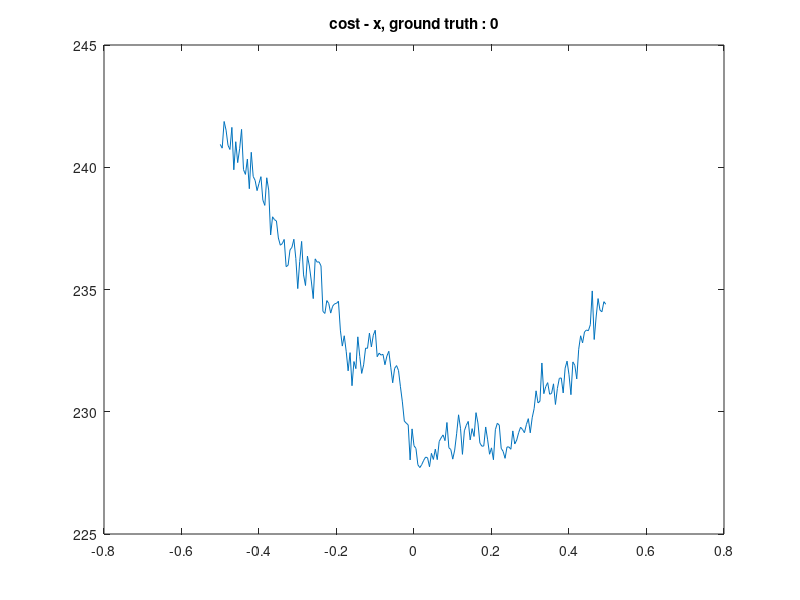
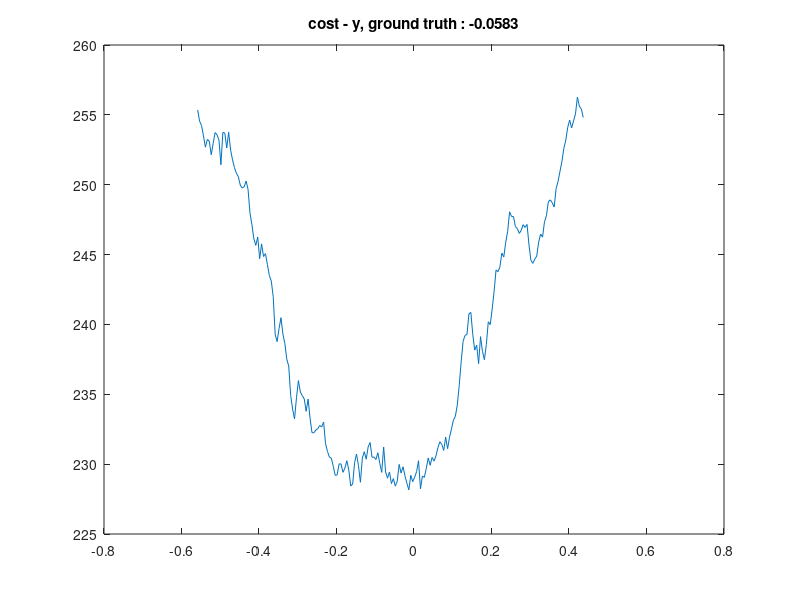
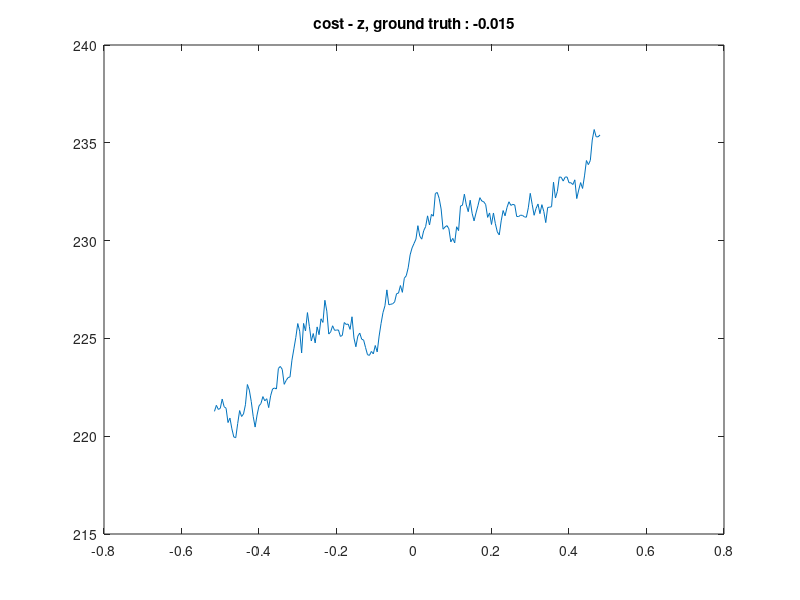
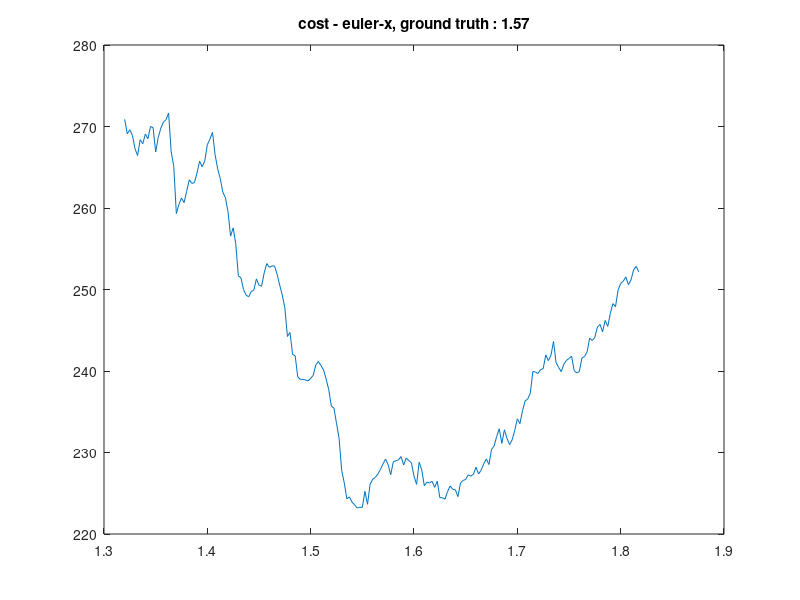

Reproduce these figures in MATLAB, in order.
clear
close all
%parameters [0]:
C0 = [240.934 240.781 241.872 241.518 240.898 240.726 241.631 239.897 241.044 240.19 240.756 241.549 239.903 239.708 240.337 239.122 240.612 239.625 239.461 239.044 239.339 239.615 238.655 238.44 239.57 239.067 237.231 237.974 237.855 237.802 237.107 236.812 236.874 237.048 235.935 235.99 236.619 236.726 237.055 236.274 235.037 236.144 236.967 235.596 235.163 236.365 235.96 235.346 234.628 236.253 236.119 236.129 235.966 234.105 234.02 234.547 234.429 234.035 234.315 234.414 234.433 234.521 233.337 232.686 233.108 232.474 231.674 232.418 231.065 232.054 231.764 233.064 232.265 231.568 231.918 232.603 232.594 233.216 232.653 233.131 233.334 232.251 232.397 232.317 232.348 231.923 232.276 232.473 231.824 231.185 231.773 231.888 231.686 231.023 230.403 229.62 229.535 229.463 228.029 229.299 228.61 228.502 227.832 227.716 227.838 228.014 228.146 228.118 227.75 228.299 228.049 228.47 228.042 228.786 228.934 229.053 228.819 229.561 228.527 228.456 228.062 228.432 229.099 229.875 229.326 228.258 229.222 229.451 229.605 228.849 229.309 228.99 229.963 229.541 228.725 228.593 228.597 229.378 228.852 228.262 228.523 228.038 229.268 229.528 229.456 228.507 228.377 228.095 228.56 228.559 228.466 229.217 228.682 228.84 229.143 229.368 229.276 229.144 229.474 229.718 229.139 229.755 230.13 230.856 230.362 230.43 231.995 230.74 231.03 231.191 230.717 230.748 231.142 230.298 230.954 231.366 231.384 230.77 231.784 232.071 231.513 230.698 232.04 231.896 231.343 232.555 233.107 232.817 233.266 233.344 233.314 233.56 234.942 232.955 233.877 234.629 234.153 234.09 234.502 234.397 ]
%parameters [1]:
C1 = [255.354 254.541 254.24 253.49 252.684 253.241 253.118 252.144 252.959 253.733 253.569 253.196 251.431 253.742 253.702 252.629 253.758 252.477 251.778 251.222 250.818 250.568 249.972 249.756 249.851 250.265 249.673 247.981 247.135 246.132 245.66 246.259 244.708 245.764 244.862 245.066 244.283 243.496 243.106 241.986 239.289 238.77 239.701 240.482 239.306 238.64 237.51 237.023 234.924 233.948 233.242 234.75 235.979 235.157 234.905 234.682 233.78 234.658 233.302 232.252 232.242 232.441 232.544 232.773 232.656 233.018 231.461 230.912 230.498 230.43 229.838 229.195 229.238 230.024 230.007 229.415 229.722 230.245 229.582 228.433 228.579 230.107 230.725 229.89 228.702 230.433 230.892 230.355 231.236 231.548 230.49 230.512 230.329 230.817 230.054 229.413 231.227 229.443 228.995 229.442 228.61 228.965 228.428 228.766 229.98 229.357 229.813 229.169 228.624 228.159 229.202 228.746 229.07 229.46 230.247 228.229 229.153 229.055 229.702 230.442 229.919 230.481 230.218 230.595 231.176 231.602 231.42 230.985 231.931 231.102 231.932 232.526 233.149 233.418 234.231 235.637 237.327 238.794 239.213 239.288 240.753 240.861 239.272 238.16 238.525 237.192 239.125 238.077 237.474 238.567 240.19 239.991 241.1 242.371 243.891 243.776 244.122 245.105 244.831 245.878 246.668 248.058 247.725 247.726 246.998 246.862 246.512 246.734 247.143 246.945 247.16 245.698 244.59 244.372 244.677 244.884 245.891 246.472 246.249 247.34 247.779 248.788 248.913 248.71 248.403 249.721 250.226 250.956 251.664 252.603 253.19 254.109 254.626 254.062 254.563 255.068 256.275 255.619 255.43 254.816 ]
%parameters [2]:
C2 = [221.27 221.579 221.37 221.421 221.899 221.507 221.431 220.698 220.926 220.377 219.959 219.925 220.648 221.311 221.009 221.137 221.608 222.642 222.358 221.776 221.014 220.467 221.084 221.55 221.67 222.025 221.809 221.916 221.462 222.066 222.415 222.464 222.414 223.464 223.567 223.416 222.652 222.849 222.998 223.03 223.886 224.466 225.048 225.76 225.37 224.256 225.767 225.379 226.32 225.611 224.87 225.249 224.769 225.588 225.19 226.003 225.817 226.949 226.395 225.221 225.338 225.646 225.415 225.425 225.432 225.102 225.151 225.812 225.713 225.734 225.462 226.106 225.025 224.573 225.116 225.271 224.96 224.914 224.529 224.167 224.133 224.334 224.208 224.637 224.308 225.12 225.765 226.323 226.666 227.481 226.718 226.745 226.771 226.867 227.286 227.317 227.702 227.355 228.077 228.203 228.61 229.272 229.627 229.85 230.075 230.763 230.224 230.075 230.507 230.713 231.266 230.798 231.342 231.249 232.405 232.463 232.154 231.614 230.581 230.693 230.768 230.605 229.933 230.114 229.884 230.708 230.51 231.768 231.807 232.374 231.823 231.479 232.064 231.394 231.009 231.414 231.783 232.195 232.023 231.987 231.841 231.187 231.414 230.825 231.412 230.864 230.444 230.289 231.01 231.537 231.267 231.694 231.986 231.8 231.853 231.822 231.234 231.229 231.301 231.288 231.212 231.196 231.678 232.416 231.851 231.295 231.647 231.871 231.378 231.837 231.486 230.921 231.695 231.708 231.734 232.986 232.178 232.52 233.254 233.238 233.043 233.245 233.254 232.957 232.959 232.865 233.107 232.149 232.584 232.966 232.666 233.307 234.094 233.884 234.097 235.143 235.679 235.31 235.304 235.402 ]
%parameters [3]:
C3 = [270.88 269.109 269.594 268.914 267.274 266.436 268.379 267.876 269.076 268.495 270.004 269.844 266.866 268.678 269.791 270.557 270.828 271.658 266.922 265.108 259.327 260.428 261.225 260.668 262.049 263.456 263.02 263.107 264.298 265.732 265.056 265.786 267.764 268.447 269.288 266.54 264.807 263.606 261.933 261.275 259.543 256.543 257.562 255.62 251.669 251.447 249.994 249.313 249.098 249.754 249.942 251.3 250.524 250.402 252.022 253.185 252.726 252.899 252.893 251.883 250.558 249.326 247.752 244.239 244.718 242.04 241.866 239.278 238.981 238.967 238.909 238.786 239.089 239.476 240.764 241.157 240.665 240.119 239.009 237.706 235.699 235.457 233.591 231.724 227.818 226.281 224.326 224.552 223.91 223.586 223.193 223.285 223.271 225.238 223.646 226.084 226.719 226.944 227.349 227.902 228.61 229.189 228.48 227.28 228.887 228.986 229.1 229.506 228.479 229.321 229.004 228.739 227.097 226.095 228.805 227.862 225.923 226.362 226.266 226.465 225.729 226.474 224.453 224.455 224.263 225.229 225.899 225.474 225.425 224.587 226.25 226.57 226.696 227.259 227.094 227.345 228.194 227.365 227.84 228.619 229.207 228.521 230.373 230.798 231.959 232.906 231.121 232.785 231.727 230.961 231.563 232.718 234.137 233.545 235.121 236.323 236.559 237.236 239.939 239.871 239.689 240.176 240.277 241.973 241.27 241.895 243.629 241.024 240.427 239.923 240.832 241.303 241.528 241.822 240.041 239.771 239.919 241.599 241.765 242.351 244.034 243.745 244.121 245.396 245.714 244.814 246.204 245.464 247.074 248.265 247.893 249.939 250.748 251.022 251.541 250.592 251.174 252.409 252.834 252.171 ]
%parameters [4]:
C4 = [295.091 293.405 292.576 292.198 290.965 290.415 289.837 289.793 288.917 287.946 287.997 287.364 286.812 286.327 286.917 285.32 284.738 283.46 282.003 280.905 281.189 280.785 280.852 279.967 280.314 278.337 277.005 276.794 277.826 275.213 275.045 272.881 271.779 271.495 270.959 271.078 268.267 267.46 267.64 267.159 265.817 265.258 265.054 265.577 263.358 262.602 263.916 262.894 261.308 261.03 259.559 256.767 255.258 254.653 253.404 252.017 251.396 249.834 248.458 245.869 244.556 243.668 242.098 243.171 243.005 242.933 241.804 243.532 242.819 241.995 241.942 242.42 241.789 241.566 242.164 240.986 240.42 240.437 240.976 241.365 239.854 238.948 238.337 238.101 237.27 237.115 237.832 236.795 235.788 235.729 235.903 234.675 234.767 233.747 234.231 233.959 232.92 232.685 230.496 230.709 228.61 228.202 227.356 227.403 228.075 228.056 229.056 227.512 227.876 228.326 228.349 229.213 227.931 228.92 228.614 228.742 228.669 229.025 228.79 228.217 227.485 227.374 228.418 228.68 229.318 229.472 229.971 229.954 228.946 230.765 231.324 232.057 231.092 231.736 232.054 232.78 233.759 235.211 236.32 236.723 237.943 238.646 240.596 240.905 241.48 243.279 243.748 242.921 243.633 245.867 244.255 244.145 245.873 245.02 245.919 245.986 248.407 249.285 249.337 251.244 251.174 250.44 250.651 251.225 251.648 251.346 252.015 251.608 252.13 253.283 253.375 254.29 254.452 255.547 256.58 256.733 257.745 259.654 261.576 262.5 262.771 264.516 263.666 263.037 265.024 265.774 263.824 264.697 266.514 265.007 264.381 266.246 266.384 265.025 265.442 264.596 261.851 260.976 262.647 262.919 ]
%parameters [5]:
C5 = [278.859 280.801 279.539 278.882 278.16 278.853 278.138 277.367 275.858 275.988 273.497 271.563 270.217 268.973 268.565 268.269 266.609 264.234 263.377 263.5 262.767 261.648 258.471 257.745 259.881 258.912 260.799 261.58 260.34 258.981 257.908 257.6 258.075 258.56 258.04 257.506 257.541 254.588 253.793 253.738 253.41 252.054 251.486 251.896 252.007 250.313 250.749 250.536 249.104 248.371 247.334 245.761 244.893 244.144 243.879 244.266 243.959 243.378 243.21 243.119 242.676 242.825 243.569 243.129 241.043 240.978 240.576 241.444 241.98 241.664 241.5 242.837 241.501 240.714 240.728 240.066 239.787 238.101 235.706 234.366 233.266 232.507 232.092 230.804 230.3 230.058 230.32 229.841 230.02 227.724 227.618 226.527 225.632 224.56 226.412 226.145 227.12 227.217 227.37 228.007 228.61 229.592 229.262 228.602 229.2 227.876 227.788 227.575 227.277 226.868 226.511 226.082 226.687 226.914 226.752 226.912 226.29 227.477 226.576 226.077 227.702 228.384 228.021 227.295 226.77 227.445 229.589 229.577 228.985 227.76 228.574 228.519 228.057 226.682 227.555 226.995 227.257 226.101 226.899 227.194 228.681 228.303 229.538 230.965 231.982 231.388 232.477 233.871 234.496 235.634 234.745 234.079 233.046 233.332 234.829 235.264 236.233 237.854 236.988 237.695 237.521 236.485 237.029 235.885 237.422 236.911 236.847 238.065 238.13 237.015 237.019 236.769 238.669 239.597 239.686 242.79 243.464 245.571 247.112 247.824 248.111 248.024 249.441 249.596 248.862 247.723 245.917 248.373 248.29 250.841 251.774 251.472 252.116 251.292 250.103 250.618 251.963 251.659 250.776 251.605 ]

param_raw = [0.0, -0.0583, -0.015, 1.57, -1.35, 0.0];
range = [1.0, 1.0, 1.0, 0.5, 0.5, 0.5];

t = {'x', 'y', 'z', 'euler-x', 'euler-y', 'euler-z'};

i = 1;
figure; x = (param_raw(i) - range(i)/2):range(i)/200:(param_raw(i) + range(i)/2 - 1e-10); plot(x, C0); title(['cost - ' t{i} ', ground truth : ' num2str(param_raw(i))]); i = i + 1;
figure; x = (param_raw(i) - range(i)/2):range(i)/200:(param_raw(i) + range(i)/2 - 1e-10); plot(x, C1); title(['cost - ' t{i} ', ground truth : ' num2str(param_raw(i))]); i = i + 1;
figure; x = (param_raw(i) - range(i)/2):range(i)/200:(param_raw(i) + range(i)/2 - 1e-10); plot(x, C2); title(['cost - ' t{i} ', ground truth : ' num2str(param_raw(i))]); i = i + 1;
figure; x = (param_raw(i) - range(i)/2):range(i)/200:(param_raw(i) + range(i)/2 - 1e-10); plot(x, C3); title(['cost - ' t{i} ', ground truth : ' num2str(param_raw(i))]); i = i + 1;
figure; x = (param_raw(i) - range(i)/2):range(i)/200:(param_raw(i) + range(i)/2 - 1e-10); plot(x, C4); title(['cost - ' t{i} ', ground truth : ' num2str(param_raw(i))]); i = i + 1;
figure; x = (param_raw(i) - range(i)/2):range(i)/200:(param_raw(i) + range(i)/2 - 1e-10); plot(x, C5); title(['cost - ' t{i} ', ground truth : ' num2str(param_raw(i))]); i = i + 1;

param_raw = [-0.47637765, -0.07337429, -0.33399681, -2.8704988456, -1.56405382877, -1.84993623057];
range = [1.0, 1.0, 1.0, 0.5, 0.5, 0.5];

C45 = [
76.4648 76.3053 76.3901 76.3656 76.2806 76.0731 76.1008 76.3023 76.4932 76.2049 75.861 75.4757 75.8395 75.783 75.5867 75.5438 75.3977 75.4535 75.375 75.3782 75.2656 75.0967 75.1021 75.1272 74.8821 74.8987 75.022 75.1128 74.9221 74.9163 74.978 74.9496 74.7016 74.7348 74.685 74.6726 74.447 74.3682 74.0358 74.0037 74.0508 73.9516 73.8219 73.7562 73.8329 73.6905 73.7085 73.5268 73.6214 73.6978 73.7125 73.5222 73.4626 73.4772 73.5859 73.5031 73.3584 73.2244 73.0899 72.9973 72.7256 72.5238 72.4723 72.4316 72.7255 72.8821 72.891 73.1385 73.0711 72.8973 72.9357 72.7567 72.6808 72.5151 72.6523 72.7958 72.6024 72.5134 72.5405 72.5944 72.5224 72.6035 72.674 72.5179 72.4237 72.5108 72.5086 72.3983 72.3682 72.3386 72.4095 72.0938 72.0273 72.0686 72.028 71.736 71.6197 71.6523 71.5328 71.4664 ;
75.7338 75.5086 75.7363 75.5797 75.5828 75.479 75.3162 75.0924 75.0172 75.1178 75.1021 75.0359 75.1553 75.1771 75.0841 74.9239 74.8844 74.7258 74.7082 74.5615 74.3338 74.4612 74.3636 74.1316 73.8924 73.8359 73.7338 73.729 73.9034 73.8016 73.825 73.8444 73.9255 73.8797 73.8076 73.7057 73.5421 73.4438 73.2653 73.3237 73.2852 73.1863 73.262 73.261 73.1745 73.0853 73.025 72.9952 73.0124 72.9202 72.9218 72.7859 72.7223 72.8328 72.5353 72.7522 72.7067 72.577 72.4327 72.3286 71.9275 71.6843 71.6829 71.9269 72.0238 72.0212 72.2118 72.1759 72.1111 72.1417 71.9035 71.8084 71.852 71.7346 71.703 71.7779 71.7112 71.6407 71.7896 71.8284 71.7854 71.7285 71.5873 71.7673 71.9812 72.1059 72.2075 72.0142 71.9313 71.8326 71.6184 71.5705 71.4466 71.3316 71.1872 71.17 71.0344 70.9841 71.0178 71.0059 ;
75.2317 75.0042 75.0323 74.8975 74.781 74.7167 74.5284 74.6096 74.4886 74.5817 74.5409 74.5089 74.2101 74.3478 74.1542 74.1976 73.9697 73.9408 73.8394 73.9514 73.8881 73.6662 73.6184 73.237 73.1958 73.2143 73.1488 72.9091 72.9915 73.1782 73.106 73.2865 73.1918 73.1316 73.1222 72.8746 72.7077 72.6963 72.6563 72.5826 72.6349 72.4792 72.5625 72.613 72.3685 72.4929 72.5116 72.4095 72.336 72.3916 72.3317 72.1901 71.8394 71.6585 71.6941 71.7659 71.7511 71.7777 71.774 71.6218 71.6695 71.7571 71.5949 71.4079 71.3797 71.4052 71.3318 71.2677 71.0853 71.0277 70.8622 70.7462 70.7647 70.7163 70.7308 70.7071 70.7003 70.7196 70.8286 70.8983 70.7451 70.5854 70.8687 70.6519 70.5758 70.6778 70.7377 70.734 70.9339 70.8429 70.8552 70.7208 70.6125 70.6674 70.7092 70.7371 70.5304 70.6784 70.5415 70.5145 ;
74.7087 74.469 74.5283 73.9709 73.9256 73.9195 73.979 73.7916 73.894 73.7362 73.6244 73.68 73.5885 73.3701 73.1015 73.0677 72.8955 73.1439 73.1788 72.9538 72.9046 72.8842 72.707 72.6108 72.4 72.334 72.6462 72.8175 72.8735 72.6747 72.7194 72.7351 72.3512 72.2192 72.2432 72.0851 71.8689 72.0075 71.9501 71.8106 71.9323 71.9953 71.8333 71.8448 71.8991 71.9133 71.7843 71.821 71.8334 71.611 71.3861 71.6729 71.5966 71.4853 71.2357 71.0709 71.1038 71.0158 70.9974 71.1051 70.9761 71.1682 71.1073 71.027 70.9156 70.8084 70.7824 70.6281 70.315 70.4594 70.2567 70.0998 70.0562 70.0652 69.8994 69.9003 69.8317 69.8936 70.0524 69.9825 69.8882 70.1586 70.0198 69.7944 69.5531 69.6854 69.7838 69.7479 69.7009 69.714 69.9173 69.7886 69.8605 70.0162 69.6935 69.932 69.9824 69.8175 69.9284 70.0414 ;
74.1016 73.8675 73.5282 73.6436 73.5599 73.0756 73.078 72.9909 73.135 72.9738 72.7632 72.6217 72.2859 72.3096 72.289 72.2466 72.31 72.207 72.5438 72.5353 72.3764 72.1828 72.1688 72.0768 72.2375 72.0785 72.0639 72.1627 72.2699 72.1525 71.8676 71.5508 71.444 71.2651 71.3859 71.2301 71.2949 71.1402 71.0356 71.0578 71.0467 70.815 70.9803 71.0785 71.1605 71.2834 71.258 71.067 70.9674 70.997 70.8929 70.6429 70.5823 70.8995 71.0129 70.8295 70.5182 70.4331 70.4546 70.5406 70.8223 70.7294 70.6687 70.3075 70.0138 69.6846 69.5705 69.3972 69.4202 69.6388 69.7232 69.6859 69.5494 69.3589 69.3646 69.3129 69.3113 69.2908 69.2142 69.3324 69.3507 69.2436 69.2477 69.2179 69.0968 69.0579 68.8991 68.9073 68.9246 69.0822 69.1209 69.2147 69.4093 69.4833 69.4345 69.4686 69.2176 69.4536 69.3272 69.077 ;
73.3742 73.2531 73.0324 72.9397 72.8074 72.847 72.6553 72.3866 72.0687 72.0998 71.7453 71.8119 71.7886 71.6947 71.6974 71.6777 71.6303 71.5106 71.6009 71.4481 71.3186 71.3433 71.4298 71.494 71.5241 71.6568 71.5998 71.6457 71.2159 70.9063 70.6957 70.596 70.7486 70.6082 70.5244 70.5787 70.6119 70.5381 70.4753 70.5765 70.4022 70.3648 70.3683 70.3823 70.2817 70.254 70.0629 70.0219 70.013 70.1309 70.0441 69.9686 69.8721 69.7231 69.7143 69.6396 69.6454 69.6557 69.4399 69.5298 69.6041 69.5456 69.4791 69.5147 69.4228 69.2369 69.1798 68.9364 68.7483 68.7273 68.7471 68.7264 69.0825 69.0825 69.1064 69.0279 68.9334 68.738 68.8333 68.853 68.8348 68.7552 68.5726 68.4408 68.3977 68.3833 68.2567 68.2398 68.0792 67.8766 68.2256 68.4276 68.3032 68.4493 68.5664 68.7301 68.6461 68.4516 68.3885 68.3209 ;
72.2572 72.276 72.2486 72.208 71.9619 71.8176 71.52 71.3604 71.1734 70.9919 71.0684 71.1629 71.1203 71.0988 71.1613 71.1614 71.1391 70.9831 70.9064 70.8339 70.8795 70.9196 70.7904 70.8201 70.7353 70.7425 70.5361 70.4087 70.2012 70.1367 70.0136 69.8907 69.8628 70.0262 70.0805 70.1474 70.1034 69.8242 69.8438 69.6797 69.6855 69.7548 69.7753 69.5378 69.5737 69.5899 69.526 69.5033 69.362 69.0743 69.0301 68.9448 69.0296 68.6764 68.4641 68.5113 68.507 68.5554 68.392 68.3411 68.3058 68.2093 68.1152 68.2332 68.3433 68.3658 68.3584 68.2673 68.2296 68.1061 68.2247 68.2314 68.2958 68.3093 68.2761 68.4199 68.2501 68.0492 68.0613 67.9352 67.821 67.8173 67.7457 67.7142 67.6395 67.7506 67.8407 67.8554 67.7418 67.6979 67.5485 67.7189 67.7976 67.8037 68.0363 67.9548 67.7521 67.9139 67.9129 67.596 ;
71.4779 71.4608 71.2995 71.2032 71.1968 71.0992 71.0329 70.8811 70.7895 70.7607 70.6218 70.6798 70.5441 70.5509 70.4415 70.5846 70.4245 70.2383 70.0424 70.0858 70.1663 69.9187 69.8493 69.7799 69.7022 69.6595 69.5003 69.4717 69.372 69.354 69.3654 69.3952 69.3881 69.3346 69.3646 69.1886 69.1285 69.0953 69.0798 69.0043 69.0733 69.0117 68.8519 68.8632 68.8159 68.6026 68.5231 68.3739 68.2824 68.1471 68.1289 68.0669 67.7326 67.8247 67.7918 67.8764 67.7125 67.6666 67.4956 67.3574 67.1907 67.2123 67.2932 67.1431 67.2374 67.4257 67.5787 67.6365 67.5175 67.3985 67.2958 67.1579 67.25 67.4415 67.2192 67.2249 67.197 67.1203 66.8514 66.8463 66.8573 66.764 66.9172 66.8555 66.7459 67.0257 67.112 67.2001 67.2759 67.1161 67.1308 67.1347 67.0566 67.1639 67.0798 67.1336 67.2773 67.2326 67.1638 67.3455 ;
70.445 70.3318 70.5172 70.2288 70.1688 70.2311 70.1306 70.3337 70.4001 70.3955 70.2054 70.1356 70.2237 70.022 69.7193 69.681 69.5862 69.4945 69.2998 69.3161 69.1093 69.1188 69.062 68.861 68.7941 68.9477 68.7187 68.6548 68.5585 68.5178 68.5799 68.71 68.7419 68.5787 68.3877 68.3857 68.3517 68.2157 68.1442 68.1791 68.133 67.9739 67.9668 67.8593 67.6208 67.5267 67.4217 67.2703 67.1994 67.1999 67.127 67.1118 66.9881 66.9429 66.8276 66.9985 66.8889 66.6006 66.5074 66.5115 66.521 66.5208 66.4809 66.4852 66.4519 66.4747 66.4031 66.435 66.5117 66.5457 66.5232 66.3683 66.3852 66.2733 66.1292 66.3586 66.2251 66.1762 66.1699 66.0599 66.0245 65.9833 65.9184 66.1796 66.0801 66.2711 66.3806 66.452 66.3455 66.4292 66.4035 66.4944 66.4892 66.3983 66.4153 66.4816 66.4067 66.5657 66.6782 66.8019 ;
70.0804 69.8612 69.7893 69.6886 69.5329 69.5959 69.4598 69.4309 69.406 69.2267 69.5926 69.6042 69.4017 69.2694 68.9938 68.8606 68.6554 68.7113 68.7725 68.6558 68.4396 68.2768 68.3518 68.3964 68.3837 68.2957 68.1511 68.1324 67.9831 67.9074 68.0203 67.7405 67.4938 67.6736 67.5646 67.4744 67.4125 67.2226 67.2237 67.1645 67.1436 67.2063 67.0502 66.9491 66.903 66.6358 66.5453 66.5662 66.2368 66.2025 66.282 66.3396 66.2144 66.2094 66.0757 65.936 65.7967 65.8058 65.7684 65.9994 65.9236 65.7657 65.6129 65.6737 65.7137 65.7507 65.5945 65.7718 65.8025 65.8228 65.8367 65.6351 65.4914 65.3469 65.4134 65.479 65.6177 65.4621 65.5214 65.5751 65.6435 65.5666 65.4594 65.4464 65.4689 65.5239 65.6324 65.7065 65.778 65.7347 65.5134 65.4563 65.6236 65.4411 65.4345 65.3906 65.6222 65.7788 65.9716 66.1133 ;
69.4555 69.32 69.1485 68.9386 68.9833 69.1361 68.8563 68.7097 68.5898 68.6103 68.6166 68.6884 68.7022 68.4514 68.2804 68.1492 67.9855 68.0709 68.0015 68.078 67.9311 67.7202 67.4883 67.4616 67.3636 67.2356 67.2594 67.2672 67.1564 67.099 66.9084 66.9015 66.8417 66.8538 66.8813 66.6331 66.5959 66.3602 66.4235 66.3833 66.3396 66.1796 65.9752 66.0136 66.0457 65.9245 65.8936 65.9786 66.0836 65.9387 65.8051 65.6739 65.8786 65.6766 65.7538 65.8425 65.7488 65.5972 65.6527 65.4963 65.5361 65.4755 65.5273 65.334 65.0791 64.996 65.0405 64.9996 65.0367 64.9287 64.9899 64.9629 64.9961 65.0003 65.0356 64.7024 64.7588 64.6036 64.7853 64.8412 65.0009 64.9243 64.8796 64.898 65.0716 64.8615 64.8684 64.8682 64.8877 64.9073 64.9002 64.957 64.9097 64.9401 65.0992 65.1844 65.2846 65.3491 65.4653 65.4114 ;
68.9662 68.674 68.346 68.3501 68.3248 68.2533 68.2833 68.4122 68.1745 68.0783 67.8259 67.5722 67.3371 67.4102 67.3364 67.313 67.3116 67.2151 67.2546 67.1617 67.2255 67.1548 67.0827 66.7044 66.5039 66.5669 66.6616 66.4605 66.3684 66.3584 66.3101 66.1568 65.9774 65.8548 65.7371 65.7596 65.7851 65.6275 65.4651 65.5625 65.5708 65.4345 65.2876 65.3696 65.2819 65.4565 65.5153 65.464 65.359 65.4241 65.3132 65.3883 65.3913 65.4494 65.5191 65.543 65.4096 65.3773 65.1566 65.1434 65.1139 64.8425 64.8137 64.8189 64.7008 64.4118 64.2164 64.1193 64.1387 64.0592 64.1763 64.4084 64.3303 64.1045 64.0786 64.1307 64.015 64.1622 64.1531 64.4446 64.4552 64.5558 64.6905 64.648 64.4425 64.4514 64.4258 64.3094 64.4651 64.4367 64.4335 64.5816 64.6744 64.6773 64.6915 64.7493 64.8039 64.8024 64.868 64.7587 ;
67.9555 67.7963 67.8099 67.6801 67.6917 67.6599 67.6253 67.4941 67.3643 67.1894 66.9874 66.698 66.6447 66.8034 66.7394 66.7148 66.6638 66.7169 66.4096 66.2376 66.1172 66.0353 65.9886 66.0404 65.8911 65.7302 65.7427 65.9372 65.8084 65.6449 65.368 65.3371 65.2755 65.1995 65.1822 65.0375 65.0534 65.0303 64.9816 64.9813 64.9369 64.8803 64.8412 64.956 64.8175 64.7759 64.7313 64.6871 64.7163 64.6749 64.6852 64.6426 64.7134 64.6633 64.8144 64.6381 64.8504 64.7381 64.5233 64.5167 64.1769 64.1651 63.7815 63.6838 63.6114 63.4783 63.3449 63.3746 63.2772 63.2174 63.2202 63.194 63.256 63.4185 63.3847 63.4854 63.5906 63.5732 63.6368 63.9087 63.9112 63.9237 63.9143 63.8972 63.9125 63.8193 63.7786 63.8225 63.8105 63.8026 63.9095 63.9637 64.0376 64.0493 64.2617 64.1923 64.174 64.0788 64.0435 64.0157 ;
67.2184 67.25 67.1144 67.2881 67.2399 67.065 66.8225 66.6721 66.6045 66.3267 66.242 66.2014 66.0476 66.1025 66.0004 65.924 65.8727 65.836 65.6796 65.551 65.3916 65.2623 65.1327 65.0513 65.0882 64.9636 64.9327 64.6842 64.6978 64.7044 64.6268 64.5449 64.6266 64.5634 64.4979 64.2617 64.2168 64.1162 64.1525 64.1412 64.0425 64.1057 63.9636 64.0523 64.0392 63.8734 63.8748 63.7448 63.9146 63.9592 63.9331 63.9236 63.7613 63.7806 63.7604 63.7252 63.6106 63.7189 63.5952 63.6236 63.4065 63.1437 63.216 63.088 62.9228 62.9259 62.931 62.8112 62.7995 62.8161 62.7468 62.5046 62.5768 62.5885 62.7681 62.8442 62.7151 62.808 62.7747 62.8481 62.8496 62.7776 63.0002 63.0345 63.039 63.0372 63.0215 63.1413 63.0119 63.0991 63.2303 63.0956 62.9858 63.0622 63.1166 63.279 63.2527 63.3253 63.2973 63.4047 ;
66.7872 66.7909 66.8889 66.6879 66.5491 66.253 66.099 65.7822 65.7815 65.7785 65.6883 65.7183 65.6679 65.444 65.1585 65.002 64.7961 64.7482 64.8549 64.8036 64.7142 64.5392 64.543 64.4569 64.3946 64.2969 64.1086 63.8843 63.8015 63.7883 63.8313 63.9018 63.9143 63.8989 63.6894 63.5806 63.4933 63.5357 63.4796 63.3398 63.2671 63.0849 63.0202 62.9377 62.8144 62.9903 63.0621 63.135 63.1394 63.1362 63.0789 62.9564 62.895 62.6374 62.6853 62.6906 62.625 62.6234 62.6597 62.5607 62.6087 62.5026 62.5199 62.4975 62.5503 62.5277 62.6735 62.7041 62.4832 62.2414 62.2277 62.1522 62.0695 61.9648 62.1265 62.187 62.1513 62.1018 62.1515 61.9816 61.8654 61.9469 61.8831 62.0209 62.0742 61.9858 62.171 62.207 62.1598 62.2425 62.1937 62.3058 62.2227 62.2395 62.3012 62.3534 62.5646 62.7334 62.7516 62.7949 ;
66.2258 66.2328 66.0098 65.8004 65.7809 65.467 65.3182 65.0733 64.9571 64.9023 64.8704 64.6576 64.6055 64.5265 64.4922 64.278 64.0832 64.1368 64.0474 63.9818 63.965 63.9564 63.818 63.7337 63.4162 63.3822 63.2319 63.3008 63.3271 63.2111 62.9753 63.0309 63.0462 62.9158 62.9196 62.9401 62.8423 62.7146 62.6645 62.5139 62.665 62.3103 62.2893 62.3191 62.3373 62.2119 62.2987 62.274 62.3743 62.0981 62.0007 61.8695 61.9484 61.8983 61.8559 61.7984 61.9075 61.7375 61.893 61.9397 61.8715 61.7199 61.8005 61.8539 61.9412 61.918 61.9705 61.7353 61.6329 61.7341 61.5893 61.569 61.4446 61.53 61.3507 61.3187 61.2951 61.289 61.2432 61.2957 61.2289 61.142 61.0009 60.9838 61.0907 61.4026 61.5139 61.5384 61.7076 61.778 61.6435 61.7356 61.695 61.7096 61.7431 61.7716 61.899 61.9849 62.109 62.1315 ;
65.2671 65.0694 65.0732 64.87 64.6413 64.5075 64.553 64.4332 64.3797 64.1258 64.1 64.101 63.9958 63.889 63.8829 63.7584 63.5081 63.4071 63.2761 63.3841 63.3858 63.2385 62.9939 62.9328 62.7842 62.7363 62.6045 62.486 62.5102 62.3132 62.18 62.1378 62.021 62.0645 62.0279 61.8376 61.8356 61.9744 61.9052 61.8494 61.6543 61.7877 61.8168 61.7621 61.7794 61.8678 61.7165 61.6893 61.386 61.3486 61.3595 61.3437 61.2892 61.4942 61.164 61.1324 60.9947 61.1283 61.1243 61.1329 61.2994 61.4079 61.3648 61.3028 61.144 61.1331 60.952 60.9226 60.8086 60.8017 60.7608 60.6772 60.5973 60.4627 60.448 60.5436 60.6009 60.5872 60.6699 60.6869 60.6279 60.5102 60.365 60.517 60.6398 60.4785 60.781 60.8495 60.8152 61.0286 61.2825 61.5047 61.4017 61.6779 61.6381 61.6814 61.6604 61.8534 61.8033 61.6381 ;
64.5319 64.3932 64.2859 64.0916 63.9355 63.8233 63.8148 63.8534 63.9208 63.9232 63.6849 63.6555 63.4203 63.2122 62.978 62.8339 62.7792 62.7129 62.6322 62.4595 62.3945 62.3172 62.378 62.3796 62.2829 62.0966 61.9109 61.9602 61.7884 61.7643 61.7397 61.5114 61.3583 61.3033 61.39 61.3566 61.3496 61.1561 61.1649 61.3441 61.3411 61.3639 61.3186 61.1516 61.059 60.9692 60.7808 60.7479 60.7386 60.6402 60.7373 60.6226 60.5252 60.4693 60.453 60.3444 60.1659 60.1373 60.1692 60.2945 60.2907 60.4523 60.258 60.3484 60.3224 60.2137 60.2639 60.1268 60.0053 60.038 59.9072 59.9574 59.9036 60.0091 60.0351 59.8615 59.9118 59.9109 59.855 60.0148 60.1648 60.1768 60.1538 60.0874 60.1893 60.2733 60.2734 60.3486 60.4471 60.4449 60.6273 60.727 60.758 60.9114 61.0356 61.1678 61.224 61.2238 61.1798 61.147 ;
63.7364 63.7265 63.5236 63.5799 63.3179 63.3964 63.1649 63.0928 63.073 62.9055 62.8925 62.7008 62.5896 62.4377 62.3429 62.149 62.0214 61.8445 61.7723 61.6734 61.6646 61.53 61.5177 61.3774 61.2835 61.3219 61.196 61.1249 61.0257 60.9355 60.8849 60.895 60.9061 60.7437 60.6343 60.538 60.5241 60.4892 60.5868 60.6059 60.6187 60.6423 60.5157 60.5706 60.2579 60.1527 60.1215 59.9296 59.8847 59.8986 59.862 59.7233 59.6112 59.5552 59.5653 59.6892 59.6431 59.5365 59.504 59.3984 59.4134 59.4868 59.6341 59.5986 59.6072 59.3877 59.3346 59.447 59.5543 59.572 59.4819 59.5193 59.4754 59.3867 59.4937 59.3906 59.473 59.4733 59.4967 59.6244 59.5951 59.6592 59.7126 59.8406 59.8026 59.7777 59.7047 59.8614 59.8282 59.9029 59.9468 60.0039 60.0755 60.2462 60.3446 60.4925 60.5315 60.4645 60.5391 60.5731 ;
63.3021 63.1885 63.0056 62.9742 62.9271 62.8043 62.6779 62.4717 62.3398 62.256 62.097 62.0047 61.7509 61.7067 61.6529 61.6096 61.6603 61.4524 61.3361 61.1022 60.8498 60.7317 60.7045 60.6657 60.6029 60.592 60.5515 60.3484 60.1948 60.2018 60.0608 60.1236 60.0439 60.0025 59.8426 59.8301 59.9328 59.8549 59.7884 59.8302 59.7679 59.6839 59.7205 59.6102 59.527 59.357 59.3615 59.2601 59.1009 59.067 58.9452 58.948 58.9875 58.8575 58.8962 58.8916 58.95 59.0397 58.8487 58.9427 58.9597 58.9228 58.8041 58.8348 58.7773 58.8908 58.8938 58.859 58.938 58.9591 58.9048 58.9395 58.9276 58.9031 58.9422 58.996 59.0458 59.0741 59.1295 59.1037 59.1458 59.2172 59.1906 59.2049 59.1734 59.2491 59.2787 59.2708 59.3104 59.3285 59.3445 59.5135 59.6811 59.5889 59.6214 59.805 59.8725 59.8722 59.9612 60.1136 ;
62.8491 62.7262 62.5213 62.3072 62.244 62.1713 62.1317 61.8523 61.611 61.4283 61.3725 61.2875 61.2291 61.1172 61.057 60.9976 61.0179 60.9486 60.7582 60.5352 60.3229 60.0968 59.9839 60.0268 60.0396 59.9111 59.8006 59.7134 59.769 59.6829 59.445 59.2635 59.1682 59.0839 59.1595 59.1402 59.0479 58.9793 59.0269 58.9484 58.9226 58.7585 58.6038 58.5537 58.5482 58.4113 58.4186 58.3668 58.2965 58.1716 58.2041 58.1544 58.2231 58.3542 58.4596 58.3802 58.3373 58.3455 58.3896 58.3196 58.3787 58.3768 58.2823 58.3119 58.437 58.395 58.5081 58.5205 58.7071 58.4245 58.4863 58.4928 58.5 58.3981 58.506 58.5633 58.7053 58.5538 58.729 58.7315 58.7969 58.7986 58.7752 58.8596 58.8557 58.9379 58.9418 58.9877 58.931 59.03 59.0607 59.0445 59.1945 59.2213 59.1347 59.1849 59.243 59.3365 59.536 59.6219 ;
62.2732 62.2514 62.093 61.9111 61.78 61.5509 61.4766 61.3332 61.1923 61.0207 60.7631 60.676 60.6491 60.6773 60.5905 60.5327 60.337 60.1963 59.9486 59.8963 59.8503 59.7773 59.5362 59.4412 59.3166 59.2112 59.2748 59.1568 59.0716 58.9016 58.8158 58.7345 58.7671 58.7134 58.6682 58.533 58.5247 58.3881 58.352 58.1644 58.1365 57.9089 57.8538 57.8618 57.7997 57.8653 57.8635 57.8214 57.7437 57.7841 57.7195 57.6506 57.5973 57.7668 57.7599 57.7299 57.7572 57.6286 57.5891 57.5442 57.5258 57.6023 57.7922 57.8059 57.7747 57.8437 57.8543 57.803 57.7813 57.9621 58.0641 58.1144 58.2043 58.0655 58.176 58.203 58.2791 58.2631 58.2605 58.2334 58.2502 58.3827 58.5534 58.5787 58.6259 58.6472 58.5898 58.5502 58.6423 58.7104 58.7568 58.6675 58.7421 58.8079 58.828 58.8836 58.9128 59.0334 59.0992 59.182 ;
62.0856 61.8862 61.7086 61.4846 61.3841 61.1186 60.8949 60.8078 60.7006 60.6238 60.5014 60.2789 60.1387 59.9513 59.9638 59.7854 59.6995 59.3892 59.3593 59.2601 59.3339 59.318 59.2511 59.0799 58.9499 58.786 58.6066 58.5396 58.5723 58.4846 58.5078 58.5191 58.3244 58.2958 58.1305 58.1035 58.0534 57.9987 57.7596 57.573 57.4688 57.3575 57.2008 57.169 57.1448 57.2273 57.257 57.1826 57.0027 57.12 57.0765 57.105 57.006 56.8999 56.9215 56.9061 56.9289 56.99 56.9188 56.927 56.8499 56.9469 57.0622 56.9701 57.0912 57.2601 57.1817 57.1989 57.227 57.3818 57.3868 57.5148 57.6052 57.6755 57.7603 57.6137 57.699 57.7963 57.8348 57.7805 57.8186 57.8997 57.8849 57.8885 58.0414 58.1119 58.191 58.2447 58.3321 58.4108 58.3669 58.435 58.5776 58.613 58.6915 58.7121 58.8689 58.8189 58.8921 59.009 ;
61.7064 61.5448 61.3905 61.0909 61.0114 60.9403 60.6303 60.3875 60.3224 60.1881 60.0347 59.8813 59.7095 59.6026 59.6068 59.2971 59.2044 59.0831 59.0431 58.924 58.8023 58.6579 58.4407 58.4021 58.3348 58.1889 58.0511 57.917 57.9446 57.8362 57.7746 57.9413 57.7199 57.6365 57.5595 57.4918 57.5015 57.3063 57.1219 57.0478 56.9696 56.9877 56.7856 56.8858 56.7446 56.5891 56.5183 56.4629 56.5201 56.3688 56.3398 56.4953 56.5871 56.6056 56.5231 56.4733 56.3806 56.2287 56.2866 56.3606 56.2606 56.2206 56.2803 56.3233 56.3323 56.3923 56.4369 56.3963 56.5476 56.666 56.8029 56.8921 56.896 56.9024 57.0542 57.1848 57.2744 57.283 57.3139 57.1906 57.1768 57.2038 57.3183 57.3849 57.5338 57.5932 57.7346 57.7767 57.8904 57.8999 57.8691 58.0578 58.234 58.2978 58.2173 58.327 58.2997 58.368 58.4324 58.5149 ;
61.1711 60.9677 60.7357 60.6577 60.4873 60.3303 60.2817 60.1121 59.9288 59.6114 59.5603 59.4787 59.4967 59.2324 58.9671 58.7549 58.7272 58.5617 58.4972 58.3029 58.1563 58.0758 58.0181 57.8952 57.8361 57.6831 57.4887 57.3132 57.221 57.126 57.0857 57.1505 57.1844 57.1405 57.0913 56.8649 56.798 56.7122 56.6425 56.521 56.4383 56.4397 56.3067 56.3059 56.1374 55.9278 55.8848 55.8709 55.8699 55.9374 55.8692 55.8264 55.7971 55.8138 55.7384 55.6597 55.5668 55.6979 55.569 55.6592 55.5858 55.6133 55.5839 55.7006 55.7516 55.8046 56.006 55.9979 56.0663 56.1006 56.2986 56.4012 56.3083 56.5207 56.6545 56.6041 56.7389 56.8759 56.8009 56.846 56.935 56.9322 56.8708 56.7898 56.8833 57.0243 57.1556 57.1853 57.26 57.3487 57.4363 57.5632 57.6391 57.6234 57.6029 57.7764 57.8223 57.8661 57.9917 58.1116 ;
60.5555 60.4986 60.4663 60.2623 60.157 59.9179 59.7238 59.6847 59.3561 59.2501 59.0795 58.9249 58.7532 58.556 58.5126 58.3624 58.2545 58.1453 57.9973 57.9348 58.0415 57.9592 57.7161 57.5291 57.3915 57.4076 57.2381 57.0723 56.8853 56.8774 56.8293 56.6391 56.5589 56.3753 56.3548 56.139 56.1546 55.9787 56.0281 55.9763 55.9972 55.8818 55.7902 55.7153 55.6311 55.6282 55.5504 55.4155 55.5458 55.5269 55.5064 55.5207 55.4016 55.3827 55.3024 55.2523 55.2453 55.2396 55.2128 55.241 55.2726 55.2421 55.2785 55.1684 55.2341 55.2912 55.3271 55.4508 55.5667 55.6362 55.6563 55.676 55.819 55.7733 55.9451 56.0554 56.0369 56.0864 56.187 56.3218 56.387 56.5954 56.6097 56.6236 56.7332 56.6562 56.696 56.7417 56.9107 56.8997 56.9902 57.1074 57.0678 57.1327 57.1886 57.3234 57.5252 57.6422 57.9014 58.1153 ;
60.1938 59.9214 59.9272 59.8354 59.6814 59.4818 59.2495 59.097 58.9118 58.7759 58.577 58.4079 58.2539 58.2695 58.1691 58.0636 57.9527 57.8723 57.8137 57.7281 57.5947 57.4576 57.4075 57.2307 57.0699 56.876 56.9596 56.7853 56.5918 56.5118 56.387 56.1374 55.9582 55.7344 55.6461 55.6031 55.5181 55.5574 55.4225 55.4018 55.3009 55.2599 55.1822 55.1523 55.1063 55.2191 55.2303 55.0581 55.023 55.0413 54.909 54.8585 54.8579 54.7611 54.7496 54.6979 54.7054 54.7152 54.8031 54.8802 54.9733 54.9713 55.0162 54.9785 54.9238 54.9384 55.1237 55.0695 55.0597 55.1085 55.117 55.1448 55.2823 55.4652 55.4845 55.5612 55.622 55.7299 55.7449 55.7963 55.9781 56.0006 56.1203 56.2874 56.4055 56.4127 56.3879 56.3904 56.4221 56.6364 56.7136 56.7456 56.8505 56.9997 57.0619 57.1462 57.3646 57.5394 57.6747 57.8127 ;
59.6487 59.4776 59.241 59.1625 59.0536 58.9739 58.9157 58.6874 58.4654 58.285 58.1008 57.9286 57.8282 57.7433 57.7228 57.7192 57.6088 57.3998 57.2478 57.1297 57.0887 56.9104 56.7868 56.7413 56.6754 56.4267 56.4293 56.3665 56.2719 56.1336 56.0275 55.8818 55.6405 55.5329 55.4511 55.5125 55.4312 55.3595 55.2415 55.0964 54.91 54.816 54.8443 54.7933 54.6932 54.6403 54.5299 54.6751 54.5879 54.497 54.4409 54.3817 54.2466 54.2606 54.2973 54.267 54.2848 54.3311 54.3524 54.4599 54.3779 54.567 54.6215 54.6388 54.6549 54.7346 54.7818 54.7743 54.6595 54.6732 54.7494 54.834 54.9512 55.0203 55.1138 55.208 55.3356 55.4143 55.5628 55.7844 55.8894 56.0583 56.1422 55.9979 55.9837 56.0403 55.9745 56.1301 56.1815 56.2622 56.407 56.6246 56.697 56.7378 56.9037 57.0387 57.1966 57.3084 57.4394 57.5199 ;
59.2514 59.1099 58.9827 58.8451 58.6534 58.5982 58.4951 58.3372 58.1177 57.9179 57.6566 57.6329 57.4031 57.2606 57.1792 57.1979 57.1067 56.9218 56.9688 56.795 56.7261 56.5382 56.4277 56.347 56.3529 56.2086 56.0584 55.9543 55.8252 55.8499 55.7093 55.4499 55.2884 55.2697 55.1042 55.0465 55.0059 54.9128 54.8127 54.7595 54.65 54.6564 54.5754 54.4317 54.3039 54.2455 54.2104 54.1548 54.1353 54.0381 53.852 53.8364 53.841 53.8154 53.7895 53.8477 53.9414 53.9178 53.891 53.9692 54.0522 54.103 54.2482 54.3525 54.3556 54.3871 54.4034 54.3354 54.2511 54.3242 54.4132 54.4166 54.57 54.621 54.6861 54.8749 54.9923 55.1194 55.1897 55.3025 55.4166 55.5308 55.6656 55.6954 55.7633 55.8698 55.8414 55.8563 55.9715 56.035 56.1253 56.2733 56.414 56.6352 56.71 56.7763 56.8245 56.8302 56.9926 57.0555 ;
58.8871 58.7436 58.5943 58.4797 58.3075 58.0704 58.0328 57.9016 57.6274 57.5376 57.5711 57.3817 57.3464 57.1902 57.0393 56.9104 56.8557 56.7217 56.5286 56.2494 56.1615 56.2184 56.0424 55.8447 55.7126 55.5941 55.5277 55.4224 55.3897 55.2249 55.0412 55.0697 54.8421 54.7494 54.7283 54.6739 54.5106 54.3965 54.3943 54.2128 54.1036 54.048 54.0389 54.0145 53.9886 54.0403 53.9069 53.7788 53.6691 53.603 53.5916 53.4935 53.5179 53.6399 53.5503 53.5491 53.5483 53.5642 53.6586 53.7524 53.7792 53.8506 53.8726 53.865 54.0058 54.0416 54.0693 54.0314 54.1332 54.2198 54.2162 54.3465 54.3603 54.4247 54.4539 54.5713 54.7219 54.8448 54.9156 54.9948 54.9739 55.0454 55.1792 55.393 55.4637 55.4255 55.5177 55.6794 55.7758 55.8673 55.9048 56.0009 56.039 56.1009 56.3388 56.5185 56.5516 56.4468 56.2729 56.3923 ;
58.6201 58.4872 58.4364 58.1815 57.9594 57.8745 57.6049 57.5083 57.4263 57.2485 57.1617 57.0847 56.9784 56.8777 56.735 56.5687 56.4419 56.3633 56.2494 56.2116 55.9756 55.8846 55.7538 55.6121 55.4557 55.2723 55.1115 55.0751 54.8168 54.6879 54.6359 54.5598 54.4527 54.3918 54.2393 54.1105 54.0928 53.8877 53.8307 53.8797 53.8562 53.7957 53.6846 53.6429 53.5351 53.4553 53.4501 53.3946 53.3678 53.2953 53.4043 53.4367 53.5333 53.4477 53.3661 53.4392 53.4221 53.4106 53.4274 53.4045 53.3867 53.5208 53.5535 53.6252 53.5174 53.6286 53.7731 53.9326 53.9289 54.0679 54.1542 54.204 54.2468 54.3109 54.4009 54.4618 54.3991 54.5399 54.6224 54.6089 54.7106 54.8325 54.9511 54.8849 55.0225 55.1956 55.2603 55.3385 55.3779 55.4405 55.5173 55.5806 55.7263 55.796 55.8562 55.8966 56.0117 56.1289 56.2181 56.2357 ;
58.7134 58.4233 58.1209 58.0093 57.7423 57.594 57.4488 57.3718 57.172 56.9411 56.7528 56.713 56.6132 56.4017 56.2784 56.1395 56.0574 55.8655 55.7308 55.6551 55.551 55.369 55.3041 55.0872 55.0517 54.9737 54.843 54.6157 54.4152 54.4094 54.4299 54.2522 54.133 53.9592 53.8561 53.7432 53.659 53.6232 53.6037 53.5652 53.4743 53.5121 53.4347 53.3786 53.2132 53.0534 53.0602 53.0484 53.0247 53.0211 52.9965 52.9962 53.0618 53.1442 53.1104 53.0928 53.1106 53.2555 53.2981 53.1474 53.2652 53.1953 53.2907 53.3575 53.3538 53.4265 53.5876 53.6693 53.7797 53.8401 53.8728 53.9303 53.8876 53.9286 54.0264 54.1296 54.2926 54.2714 54.3389 54.4176 54.4274 54.5331 54.4968 54.6755 54.6803 54.8055 54.9179 54.8754 55.018 55.1105 55.1154 55.2237 55.2569 55.3567 55.3823 55.5755 55.7615 55.9499 55.9319 56.068 ;
58.2774 58.0417 57.8188 57.6035 57.4645 57.3574 57.2557 57.0392 56.9161 56.7958 56.6454 56.5464 56.4346 56.1761 55.9941 55.7785 55.5786 55.4231 55.3231 55.2397 55.1924 55.1673 55.0771 54.8941 54.7762 54.7264 54.6188 54.5487 54.3886 54.31 54.1969 54.1476 53.9379 53.8487 53.6904 53.6293 53.5734 53.5053 53.3396 53.2888 53.2692 53.1211 53.0624 53.0228 52.9092 52.897 52.8667 52.8848 52.878 52.947 52.9402 52.9158 52.9321 52.9549 52.9985 53.0037 53.0149 52.9614 53.0208 53.1052 53.1061 53.1004 53.1166 53.133 53.2799 53.3935 53.3553 53.3768 53.4189 53.4361 53.5289 53.6657 53.658 53.6291 53.7125 53.7765 53.8929 53.9833 54.0803 54.178 54.1515 54.1137 54.2329 54.3271 54.3355 54.4358 54.5528 54.7249 54.8624 54.9424 55.0546 55.1157 55.1612 55.177 55.2801 55.4391 55.4377 55.5893 55.9692 56.1417 ;
57.958 57.7322 57.5881 57.3796 57.1218 57.0662 56.8892 56.8681 56.8457 56.7868 56.6063 56.4217 56.1627 55.9339 55.7792 55.4655 55.4305 55.3098 55.1486 54.9848 54.851 54.7081 54.6474 54.6084 54.5229 54.4091 54.3801 54.2751 54.1866 54.0572 53.998 53.8907 53.8073 53.8139 53.7026 53.6133 53.493 53.3796 53.2193 53.108 53.0154 52.9115 52.9824 52.9094 52.9039 52.8067 52.8663 52.8317 52.8103 52.8855 52.9338 52.8554 52.8087 52.8245 52.9209 52.8342 52.8786 52.9388 52.9164 52.8349 52.7655 52.8194 52.8694 52.8781 52.9103 53.0122 53.0707 53.1316 53.1855 53.2565 53.2769 53.4695 53.4814 53.4924 53.6005 53.5304 53.5515 53.6832 53.8328 53.8265 53.9286 54.0275 54.0702 54.1363 54.1409 54.2033 54.4648 54.4735 54.5705 54.7938 54.9136 55.0743 55.1409 55.2036 55.25 55.3954 55.4463 55.5222 55.6927 55.7131 ;
57.7063 57.7258 57.5759 57.3616 57.0888 56.9244 56.8057 56.737 56.4925 56.3605 56.1699 56.0042 55.8601 55.6275 55.4803 55.4334 55.2319 55.087 54.8875 54.7609 54.6035 54.4338 54.4589 54.2293 54.2193 54.1798 54.1308 54.0819 54.0061 53.8901 53.7765 53.6566 53.592 53.6464 53.6155 53.5452 53.4416 53.4202 53.2165 53.0519 53.0103 53.0476 52.9642 52.8897 52.8791 52.9188 52.8987 52.9243 52.8796 52.8056 52.7276 52.7479 52.7042 52.7437 52.734 52.7137 52.704 52.6798 52.6983 52.6357 52.6387 52.6667 52.7255 52.6999 52.7029 52.7705 52.8351 52.8552 52.9546 53.1106 53.1879 53.2433 53.3028 53.4117 53.3893 53.6118 53.6053 53.6057 53.6054 53.7039 53.7651 53.8417 53.9063 53.9206 54.0225 54.1453 54.2563 54.3835 54.478 54.5098 54.7096 54.7751 54.9678 55.1059 55.2089 55.306 55.3146 55.4219 55.3679 55.5475 ;
57.4374 57.332 57.2226 57.2939 57.1446 56.9139 56.6736 56.4048 56.202 55.9538 55.8705 55.7311 55.5931 55.5686 55.4007 55.1761 55.0749 54.8987 54.7867 54.6949 54.4618 54.3326 54.1861 53.9943 53.9429 53.9149 53.8703 53.7837 53.7312 53.6588 53.5991 53.6225 53.5612 53.4898 53.4283 53.34 53.2544 53.2381 53.1655 53.0772 52.9737 52.8224 52.7363 52.8812 52.8986 52.8518 52.9355 52.8438 52.8015 52.6997 52.6234 52.6239 52.7114 52.6726 52.577 52.5614 52.4661 52.4926 52.5096 52.5308 52.5735 52.669 52.6634 52.6884 52.665 52.5899 52.7341 52.916 52.9475 52.949 53.1176 53.1055 53.026 53.1221 53.2781 53.2519 53.3074 53.3721 53.3868 53.4021 53.4721 53.5937 53.7502 53.826 54.0033 54.0382 54.1287 54.2559 54.4302 54.3769 54.5185 54.6492 54.725 54.7383 54.9237 55.0044 55.0354 55.1627 55.2953 55.4163 ;
57.2673 57.1265 57.0729 56.9564 56.9543 56.7953 56.559 56.3126 56.0688 55.8969 55.7 55.4652 55.3846 55.2631 55.0717 55.0245 54.8807 54.7281 54.6688 54.5103 54.3007 54.2104 54.0409 53.8472 53.7302 53.6043 53.5119 53.4606 53.4556 53.4077 53.4004 53.3591 53.2468 53.0807 53.0162 53.0443 52.9815 52.9566 52.9232 52.9161 52.9016 52.8676 52.8866 52.8309 52.8498 52.7533 52.7004 52.5818 52.5454 52.5702 52.7358 52.649 52.5904 52.5985 52.5955 52.5255 52.4694 52.5025 52.5129 52.5579 52.6205 52.6501 52.6101 52.6383 52.7336 52.8452 52.86 52.7838 52.8772 52.9769 52.9565 53.0689 53.1341 53.1042 53.1536 53.0648 53.2269 53.2933 53.3268 53.3321 53.4147 53.442 53.6029 53.6888 53.8089 53.9545 54.0507 54.0142 54.124 54.234 54.3006 54.3792 54.5126 54.5216 54.6071 54.6354 54.7337 54.7841 54.9992 55.1193 ;
57.066 56.993 56.8622 56.623 56.5627 56.4752 56.2907 56.1933 55.9495 55.7209 55.5412 55.4219 55.2253 55.1133 55.1295 54.9559 54.9923 54.8302 54.7516 54.5628 54.3748 54.1116 53.9489 53.9025 53.8056 53.7051 53.5758 53.482 53.2491 53.1705 53.0845 53.0041 53.0267 53.1106 52.9199 52.7444 52.7719 52.6832 52.7468 52.731 52.7412 52.7607 52.7218 52.7438 52.6517 52.6603 52.6427 52.633 52.714 52.7202 52.5141 52.5184 52.6176 52.5815 52.5296 52.4318 52.5087 52.6299 52.5625 52.5589 52.524 52.5958 52.6178 52.5669 52.6796 52.6968 52.7094 52.7057 52.6544 52.6442 52.786 52.7252 52.749 52.8922 53.0067 53.1459 53.2367 53.2747 53.2612 53.3858 53.5489 53.6363 53.6999 53.7805 53.8705 53.8274 53.8785 53.8297 54.0156 54.1607 54.13 54.1768 54.2796 54.4075 54.5489 54.6746 54.6745 54.8555 54.965 54.9624 ;
56.8613 56.7206 56.6084 56.5117 56.3258 56.1947 56.0461 55.8591 55.7029 55.5948 55.49 55.3662 55.3035 55.1524 55.0341 54.9135 54.8713 54.7927 54.6575 54.4989 54.344 54.2669 54.1925 54.0123 53.9997 53.8648 53.6508 53.5639 53.4558 53.276 53.0866 52.973 52.9134 52.8434 52.8883 52.95 52.8496 52.7865 52.7524 52.7995 52.7926 52.7754 52.7237 52.5796 52.482 52.4801 52.5371 52.5325 52.5156 52.6063 52.5632 52.5001 52.6069 52.5858 52.5188 52.6155 52.5796 52.5863 52.5857 52.6137 52.6216 52.5857 52.6699 52.698 52.6867 52.7562 52.8032 52.7639 52.8206 52.7864 52.6583 52.6928 52.7908 52.869 53.006 53.1584 53.2417 53.3717 53.3866 53.4279 53.4801 53.5741 53.5832 53.5102 53.6305 53.6304 53.7153 53.8966 54.0242 54.1057 54.033 54.1093 54.2964 54.4183 54.4203 54.5094 54.7198 54.8264 54.9695 55.0014 ;
56.8431 56.6479 56.506 56.3019 56.0919 55.9129 55.8506 55.7463 55.68 55.6362 55.5714 55.4414 55.2284 55.091 55.0076 54.9067 54.7578 54.6313 54.5612 54.4444 54.4079 54.3561 54.2221 54.0572 53.9644 53.8383 53.6347 53.5755 53.3112 53.3303 53.2628 53.1339 53.0732 52.9767 52.8478 52.8504 52.8381 52.832 52.8319 52.8455 52.7204 52.6944 52.6431 52.7067 52.6465 52.473 52.3903 52.4069 52.4353 52.5597 52.6489 52.5934 52.5269 52.5336 52.5266 52.4939 52.4698 52.4959 52.5164 52.5838 52.6363 52.6434 52.5865 52.5949 52.6752 52.6335 52.6344 52.6172 52.5109 52.4 52.61 52.715 52.7012 52.7863 52.8504 53.0042 53.1452 53.2141 53.4342 53.4383 53.3577 53.3281 53.4183 53.4121 53.406 53.6061 53.7256 53.8232 53.8176 53.8826 54.0528 54.2183 54.3264 54.3631 54.5057 54.6194 54.7076 54.8376 54.8632 55.0242 ;
56.7336 56.624 56.2626 56.189 56.0108 55.9588 55.6895 55.7065 55.6551 55.5985 55.5178 55.4752 55.3334 55.0818 54.9036 54.8314 54.6732 54.5326 54.554 54.4454 54.3491 54.2765 54.1236 54.0355 53.9317 53.8217 53.7391 53.5697 53.4232 53.3593 53.2479 53.1896 53.1106 53.0265 52.8761 52.8692 52.8548 52.7397 52.8312 52.7526 52.6964 52.679 52.6597 52.6318 52.5405 52.6215 52.4894 52.5494 52.4681 52.5092 52.5203 52.4375 52.4938 52.4407 52.4049 52.4372 52.4376 52.369 52.4212 52.3925 52.4491 52.4471 52.5232 52.4963 52.5149 52.4596 52.482 52.5262 52.5848 52.6867 52.6865 52.6276 52.7233 52.7444 52.8503 52.8872 52.9929 53.0486 53.0769 53.2375 53.3601 53.3787 53.4102 53.5711 53.635 53.6096 53.655 53.6632 53.8068 53.8703 54.0233 54.1643 54.1506 54.2417 54.402 54.5125 54.6808 54.8398 54.9915 55.1232 ;
56.5734 56.3627 56.2076 56.1887 56.201 56.1351 56.078 55.8619 55.7364 55.7021 55.675 55.4615 55.3854 55.2251 55.1074 54.992 54.7033 54.5604 54.4896 54.3902 54.3058 54.1792 54.0745 54.0214 53.955 53.746 53.7119 53.7031 53.5806 53.5006 53.4727 53.3012 53.2665 53.1445 53.0887 52.8953 52.7813 52.6525 52.566 52.5092 52.5024 52.5131 52.5088 52.4522 52.4916 52.513 52.463 52.5039 52.4791 52.3383 52.2718 52.343 52.4306 52.4277 52.5264 52.3892 52.4113 52.3623 52.3842 52.3125 52.4355 52.523 52.3973 52.5067 52.4303 52.4194 52.4866 52.6359 52.6442 52.6617 52.7585 52.7123 52.7189 52.6975 52.7168 52.746 52.758 52.8787 53.0094 52.9563 53.1183 53.3808 53.482 53.4666 53.4482 53.5 53.5016 53.6272 53.6706 53.7075 53.7869 53.928 54.0791 54.317 54.3717 54.5045 54.547 54.6372 54.78 54.89 ;
56.6864 56.5833 56.4933 56.3659 56.295 56.2083 56.1095 55.975 55.8379 55.6723 55.5097 55.4235 55.1967 55.1701 54.9584 54.8482 54.736 54.5804 54.5335 54.3958 54.1615 54.0622 54.0011 53.9345 53.8149 53.8238 53.7278 53.6397 53.5585 53.5141 53.3715 53.3083 53.2665 53.12 53.0179 52.9266 52.9061 52.7068 52.5732 52.5165 52.5159 52.4016 52.372 52.4097 52.472 52.5496 52.5419 52.404 52.2979 52.17 52.136 52.1324 52.054 52.1182 52.1169 52.1923 52.2722 52.3957 52.4337 52.4179 52.4123 52.4806 52.372 52.3441 52.3626 52.4889 52.5065 52.518 52.6021 52.6591 52.7394 52.7634 52.7308 52.7383 52.7132 52.7533 52.7403 52.7615 52.7507 52.9488 53.0963 53.2293 53.2961 53.2877 53.3277 53.4018 53.4684 53.4912 53.5787 53.6263 53.7588 53.856 53.9714 54.1758 54.3284 54.4309 54.5689 54.5956 54.5753 54.593 ;
56.8183 56.6112 56.3702 56.3412 56.3175 56.1777 56.0623 55.847 55.7474 55.4959 55.3554 55.2306 55.1015 55.0418 54.9599 54.8998 54.808 54.6047 54.371 54.2269 54.2021 54.0112 53.874 53.8237 53.7413 53.6794 53.6645 53.4932 53.3425 53.2763 53.2679 53.2585 53.1523 53.0836 53.0876 53.0444 52.9763 52.855 52.8338 52.7609 52.6659 52.6036 52.5699 52.5988 52.578 52.4861 52.4379 52.439 52.419 52.5297 52.3171 52.2275 52.1137 52.2117 52.1786 52.3332 52.4562 52.3748 52.3412 52.3456 52.436 52.4003 52.4137 52.3755 52.351 52.4597 52.5088 52.5777 52.6619 52.8329 52.8328 52.8784 52.8926 52.9613 52.8405 52.8008 52.7994 52.8733 52.9423 52.9829 53.0845 53.0173 53.0874 53.2448 53.3914 53.5287 53.5304 53.6917 53.6712 53.7514 53.859 53.9132 54.0124 54.0251 54.1173 54.2434 54.3276 54.497 54.5439 54.6431 ;
56.6478 56.5312 56.4895 56.3536 56.0842 56.0001 55.8755 55.72 55.55 55.3951 55.3002 55.1353 55.1411 55.0308 54.957 54.8468 54.6893 54.6042 54.5328 54.3749 54.2663 54.0457 53.9439 53.8398 53.7205 53.6873 53.592 53.5567 53.4642 53.4928 53.388 53.2356 53.1821 53.2609 53.2006 53.0759 52.9885 53.0452 53.0314 52.9811 52.8958 52.8577 52.8608 52.7612 52.7371 52.6019 52.6246 52.65 52.6134 52.5516 52.5215 52.4947 52.4446 52.4901 52.5735 52.4718 52.3931 52.3361 52.4635 52.4204 52.3246 52.3024 52.3316 52.3294 52.4079 52.4819 52.5239 52.6056 52.7113 52.6414 52.7433 52.8302 52.9939 53.0913 53.0769 53.15 53.1019 53.1481 53.0899 53.1343 53.0542 53.0964 53.2991 53.3931 53.5693 53.6684 53.6362 53.6059 53.7409 53.8436 53.9371 53.9732 54.1484 54.1612 54.1988 54.3096 54.3225 54.3383 54.4147 54.5686 ;
56.7903 56.8598 56.6219 56.4086 56.3397 56.086 55.8883 55.6956 55.6277 55.4662 55.3767 55.3222 55.2133 55.0758 54.9207 54.815 54.6595 54.6616 54.5557 54.4926 54.3107 54.2934 54.2151 54.0669 54.0164 53.9118 53.8376 53.7938 53.6946 53.605 53.5995 53.4793 53.4318 53.2856 53.2568 53.3066 53.2769 53.163 53.1022 53.1192 53.1623 53.0941 52.8823 52.8685 52.84 52.7155 52.7196 52.7023 52.6483 52.6486 52.6926 52.6707 52.745 52.7646 52.5785 52.4479 52.5335 52.562 52.5255 52.5111 52.5737 52.5233 52.6155 52.5707 52.6086 52.6836 52.8538 52.8357 52.7809 52.728 52.7769 52.8083 52.8396 52.9233 52.9702 53.0885 53.2305 53.2022 53.1393 53.1264 53.2088 53.2609 53.3018 53.2649 53.3693 53.4938 53.6302 53.8621 53.9784 54.1074 54.206 54.2808 54.1956 54.2336 54.3469 54.3655 54.4076 54.524 54.6918 54.8124 ;
56.96 56.8122 56.5913 56.4932 56.2522 56.0461 55.9849 55.8084 55.7212 55.6388 55.5612 55.3754 55.1425 55.0932 54.8404 54.7553 54.6117 54.4894 54.4145 54.3719 54.3503 54.2785 54.3191 54.2208 54.1408 54.0339 53.9763 53.976 54.0124 53.8535 53.8216 53.6938 53.645 53.5365 53.3754 53.3347 53.218 53.2346 53.3202 53.1887 53.0684 53.0097 53.0736 53.0118 53.0112 53.0263 52.9492 52.9545 52.9923 53.0821 53.0397 52.9976 52.9187 52.9178 52.9371 52.8684 52.7989 52.8033 52.778 52.7501 52.7491 52.6304 52.7429 52.8021 52.9138 52.7783 52.8533 52.8818 52.8934 52.8977 52.944 52.9268 52.9165 52.9645 53.0198 53.1512 53.2112 53.208 53.1734 53.2112 53.2692 53.2218 53.3639 53.3909 53.4058 53.5003 53.6964 53.8591 53.9688 54.0179 54.2001 54.3015 54.3566 54.3906 54.3705 54.3737 54.5604 54.6764 54.7303 54.7873 ;
56.8276 56.7651 56.639 56.467 56.3736 56.2271 56.0072 55.8767 55.7824 55.5396 55.4583 55.4043 55.2468 55.1018 54.9866 54.7669 54.7669 54.6455 54.5356 54.4181 54.3762 54.3783 54.4209 54.2786 54.2758 54.2174 54.1801 54.1258 53.9489 53.8501 53.7852 53.6339 53.6736 53.6599 53.6188 53.4348 53.3004 53.2994 53.2651 53.185 53.117 52.997 53.0402 53.0539 53.1062 53.0177 53.1086 53.0578 53.1084 53.1004 53.1091 53.1435 53.0119 52.9075 52.8011 52.7774 52.7797 52.794 52.7236 52.7099 52.6666 52.7444 52.8551 52.8911 52.8842 52.9507 52.926 52.8355 52.7729 52.826 52.8362 52.9647 52.8808 52.8136 52.9138 52.9962 53.0639 53.1293 53.2702 53.3069 53.2505 53.32 53.3518 53.3336 53.5226 53.5614 53.7334 53.7744 53.8835 53.989 54.0396 54.1672 54.3485 54.3866 54.5132 54.4476 54.4821 54.5553 54.6873 54.7376 ;
56.7458 56.6051 56.5326 56.4152 56.2789 56.1773 56.0694 55.9464 55.8614 55.7717 55.5886 55.4577 55.3746 55.1702 55.1605 55.0657 54.9853 54.9547 54.8878 54.8165 54.7568 54.7065 54.5308 54.4291 54.3635 54.2993 54.1507 54.1087 54.0547 53.9705 53.9048 53.8333 53.7345 53.5784 53.6213 53.5827 53.415 53.3231 53.1473 53.2192 53.2621 53.1816 53.2454 53.1699 53.1049 53.095 53.1381 53.0721 53.0099 52.9834 53.039 53.0175 53.0107 52.9328 52.9392 52.9269 52.9663 52.9758 52.9024 52.9269 52.9598 53.0556 53.152 53.1077 52.9549 52.9033 52.8482 52.8806 52.9286 52.9165 52.938 52.9023 52.886 52.9267 52.8791 52.9868 53.0365 53.1352 53.1592 53.2316 53.3977 53.3628 53.396 53.501 53.6838 53.7935 53.7787 53.8267 53.8984 53.8773 53.9738 54.1465 54.2029 54.2972 54.4615 54.5237 54.5382 54.592 54.6856 54.5908 ;
56.7848 56.5883 56.5014 56.359 56.2592 56.3028 56.2158 56.11 56.047 55.981 55.8957 55.7482 55.5394 55.4814 55.3524 55.2317 55.1829 55.0797 55.0263 54.9886 54.9703 54.8087 54.8277 54.7411 54.5359 54.3443 54.1146 53.974 54.019 53.844 53.8233 53.8075 53.7011 53.6964 53.6779 53.5865 53.4835 53.4149 53.3294 53.3017 53.304 53.282 53.1744 53.1759 53.2263 53.1744 53.102 53.0296 52.9526 52.9614 52.9644 52.9088 53.0702 53.0944 53.0399 52.9625 53.0054 52.9876 53.065 53.1051 53.1944 53.1203 53.144 53.1042 53.0749 53.0908 53.0388 53.0151 53.1419 53.1888 53.1206 53.0895 53.1149 53.1855 53.1523 53.2425 53.2865 53.3134 53.3548 53.3636 53.3764 53.5139 53.5532 53.6164 53.6831 53.7923 53.8495 53.8908 54.0381 54.0335 54.0061 54.1131 54.1052 54.1518 54.3501 54.4206 54.5476 54.6786 54.7008 54.7694 ;
];

range = [1.0, 1.0, 1.0, 0.5, 0.05, 0.1];

i = 5;
x4 = (param_raw(i) - range(i)/2):range(i)/50:(param_raw(i) + range(i)/2 - 1e-10);
i = 6;
x5 = (param_raw(i) - range(i)/2):range(i)/100:(param_raw(i) + range(i)/2 - 1e-10);

[x4, x5] = meshgrid(x4, x5);
C45 = C45';
mesh(x4, x5, C45);
